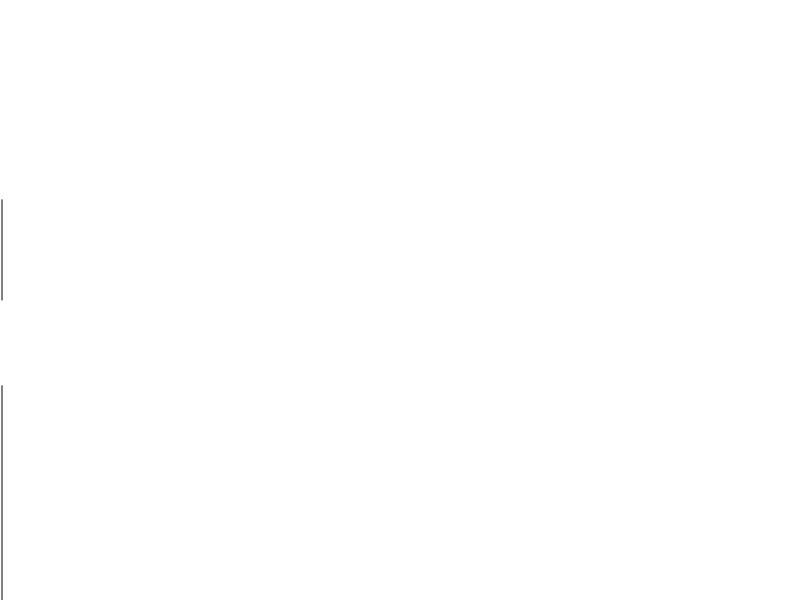
Frame 1 (no input)
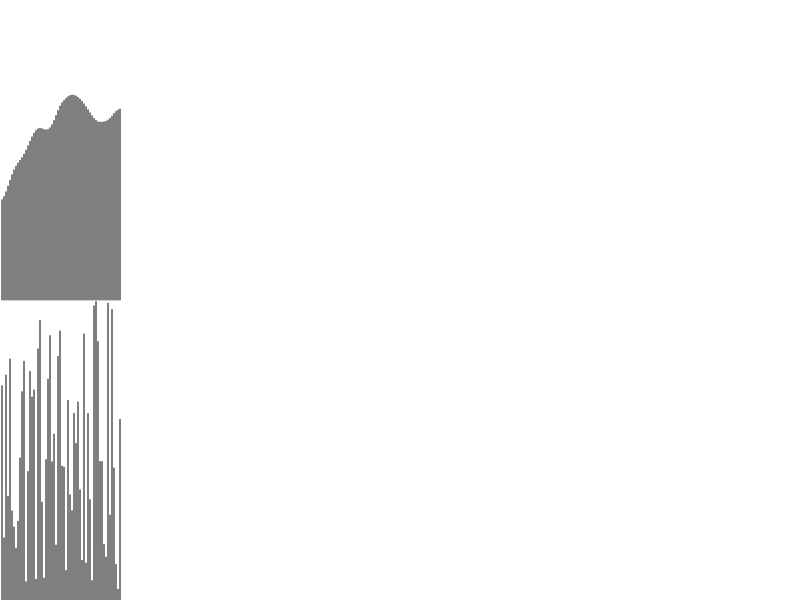
Frame 60 (no input)
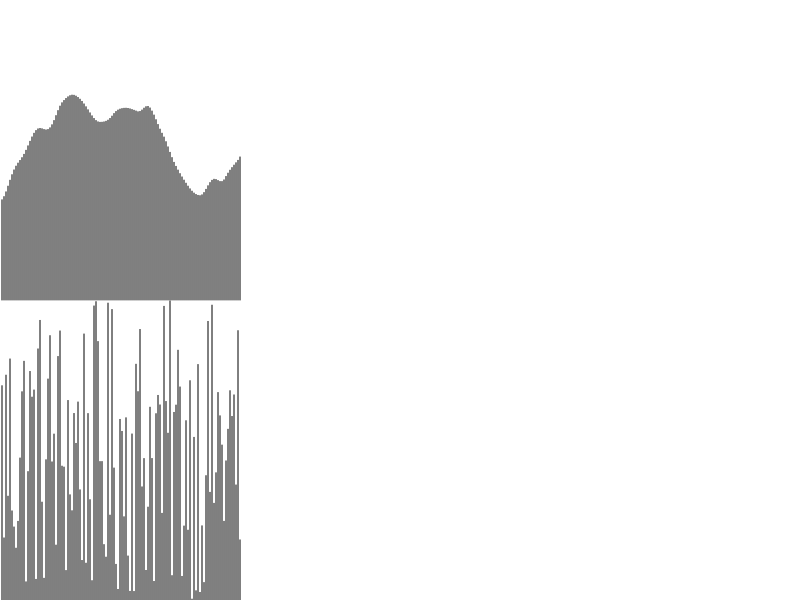
Frame 120 (the mouse pressed at the canvas centre since frame 60)

The p5.js sketch that drew these frames (run headless with seeded random() and noise() and a simulated clock; from frame 60 on, the mouse is pressed at the canvas centre):

// p5.js sketch
// ── sketch.js
let x = 0;
let noiseScale = 0.01;

function setup() {
  createCanvas(800, 600);
  background(255);
}

function draw() {
  x += 2;
  line(x, height, x, height - random(height / 2));
  line(x, height / 2, x, noise(x * noiseScale) * height / 2);
  if (x > width) {
    background(255);
    x = 0;
  }
}
